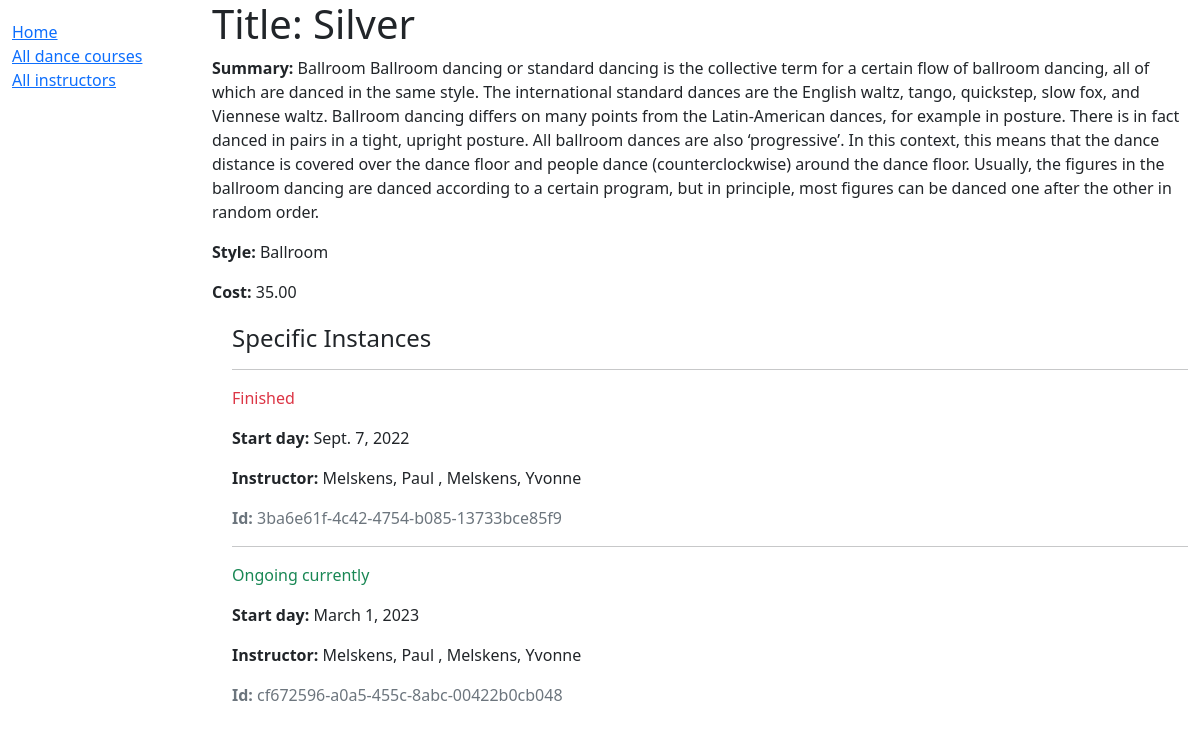
/catalog/dance_course/5, run on an earlier commit of the app's database.
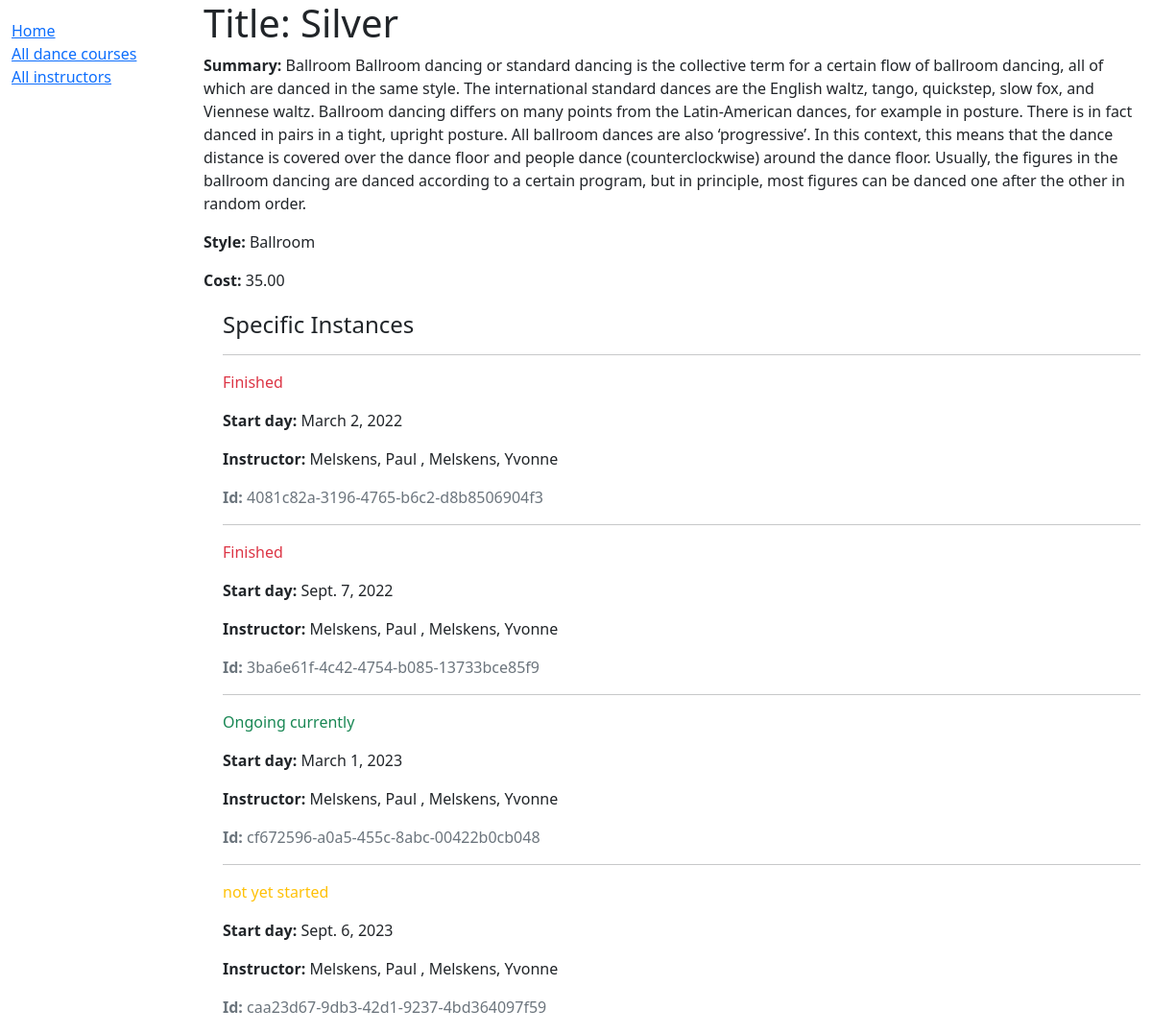
And on a later commit of the database.
### catalog/models.py (models this page shows, shortened)
class Dance_course_instance(models.Model):
    id = models.UUIDField(primary_key=True, default=uuid.uuid4, help_text='Unique ID for this particular run of a specific dance course e.g. in one particular semester')
    dance_course = models.ForeignKey('Dance_course', on_delete=models.RESTRICT, null=True)
    start_date = models.DateField(null=True, blank=True)
    DAYS = (
        ('mo', 'Monday'),
        ('tu', 'Tuesday'),
        ('we', 'Wednesday'),
        ('th', 'Thursday'),
        ('fr', 'Friday'),
        ('sa', 'Saturday'),
        ('su', 'Sunday'),
    )
    day = models.CharField(
        max_length=2,
        choices=DAYS,
        blank=True,
        default='mo',
        help_text= 'On which day is the course?'
    )
    time = models.CharField(max_length=14, blank=True)
    RUN_STATUS = (
        ('f', 'Finished'),
        ('o', 'Ongoing currently'),
        ('n', 'not yet started'),
    )
    running = models.CharField(
        max_length=1,
        choices=RUN_STATUS,
        blank=True,
        default='n',
        help_text='Is the course currently running, finished in the past or will start to be held in the future',
    )
    instructor = models.ManyToManyField('Instructor', help_text='Select instructor(s) for this dance course instance')
    class Meta:
        ordering = ['start_date']

class Instructor(models.Model):
    first_name = models.CharField(max_length=100)
    last_name = models.CharField(max_length=100)
    date_of_birth = models.DateField(null=True, blank=True)
    speaks_language = models.ManyToManyField(Language, help_text='Select language(s) the instructor can teach in')
    slug = models.SlugField(null = True)
    class Meta:
        ordering = ['first_name', 'last_name']
    def __str__(self):
        return f'{self.last_name}, {self.first_name}'

### catalog/views.py (the view)
# urls.py: path('dance_course/<int:pk>', views.Dance_courseDetailView.as_view(), name='dance_course-detail'),
class Dance_courseDetailView(generic.DetailView):
    model = Dance_course
    paginate_by = 3

### catalog/models.py (called while the page is built)
    def __str__(self):
        return self.name

### catalog/templates/catalog/dance_course_detail.html
{% extends "base_generic.html" %}
{% block content %}
  <h1>Title: {{ dance_course.title }}</h1>
<p><strong>Summary:</strong> {{ dance_course.summary }}</p>
<p><strong>Style:</strong> {{ dance_course.style }}</p>
<p><strong>Cost:</strong> {{ dance_course.cost }}</p>
<div style="margin-left:20px;margin-top:20px">
  <h4>Specific Instances</h4>
  {% for instance in dance_course.dance_course_instance_set.all %}
    <hr />
    <p
      class="{% if instance.running == 'o' %}text-success{% elif instance.running == 'f' %}text-danger{% else %}text-warning{% endif %}">
      {{ instance.get_running_display }}
    </p>
    {% if instance.running != 'o' %}
        <p><strong>Start day:</strong> {{ instance.start_date }}</p>
    {% else %}
        <p><strong>Start day:</strong> {{ instance.start_date }}</p>
    {% endif %}
    <p><strong>Instructor:</strong> {{ instance.instructor.all|join:" , " }}</p>
    <p class="text-muted"><strong>Id:</strong> {{ instance.id }}</p>
  {% endfor %}
</div>
{% endblock %}

What changed in the data, as far as the page shows it:
added Dance_course_instance: running "Finished", start_date "March 2, 2022", instructor.all "Melskens, Paul , Melskens, Yvonne", id "4081c82a-3196-4765-b6c2-d8b8506904f3"
added Dance_course_instance: running "not yet started", start_date "Sept. 6, 2023", instructor.all "Melskens, Paul , Melskens, Yvonne", id "caa23d67-9db3-42d1-9237-4bd364097f59"
